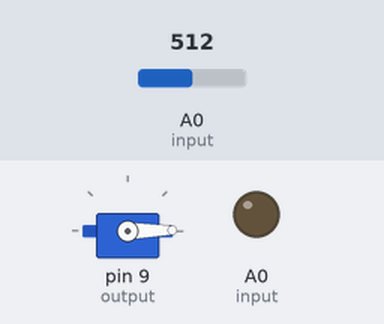
Bench run of a sketch on a simulated Arduino Uno, built with avr-gcc and run on an emulated ATmega328P. Shown: servo, output pins drawn as LEDs (lit = HIGH). The test bench sets the inputs (shaded band); at power-on: A0 (input) = 512. What the sketch prints to the serial monitor is not drawn.

Above: at 0.05 s.
At 2.65 s:
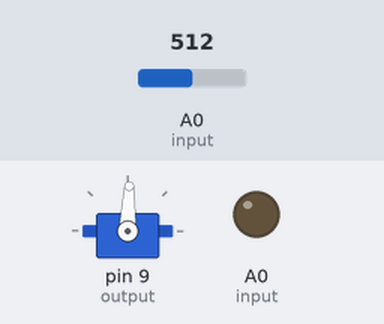
At 5.25 s:
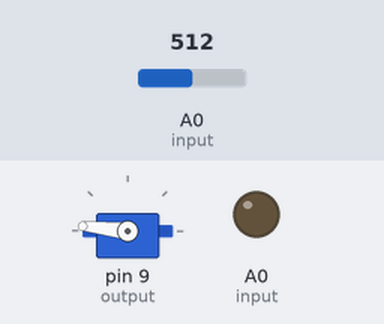
At 10.45 s:
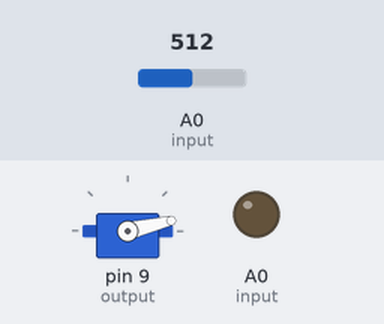
Timing chart, 0 to 14.1 s (numbered marks = the images above):
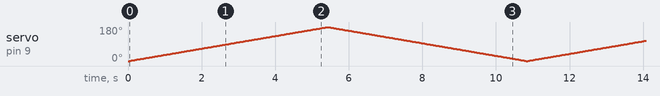

The sketch:

moisture.ino
```cpp
#include<Servo.h>
Servo s;
int input=A0;
int output =9;
void setup() {
  // put your setup code here, to run once:
pinMode(A0,input);
pinMode(output,OUTPUT);
Serial.begin(9600);
s.attach(9);
}

void loop() {
  // put your main code here, to run repeatedly:
int value=analogRead(input);
Serial.println(value);
int threshold=500;
if(value>threshold)
{
 for (int i=0;i<180;i++)
 {
  s.write(i);
  delay(30);

 }
 for(int i=180;i>0;i--)
 {
  s.write(i);
  delay(30);
 }
}
}
```
